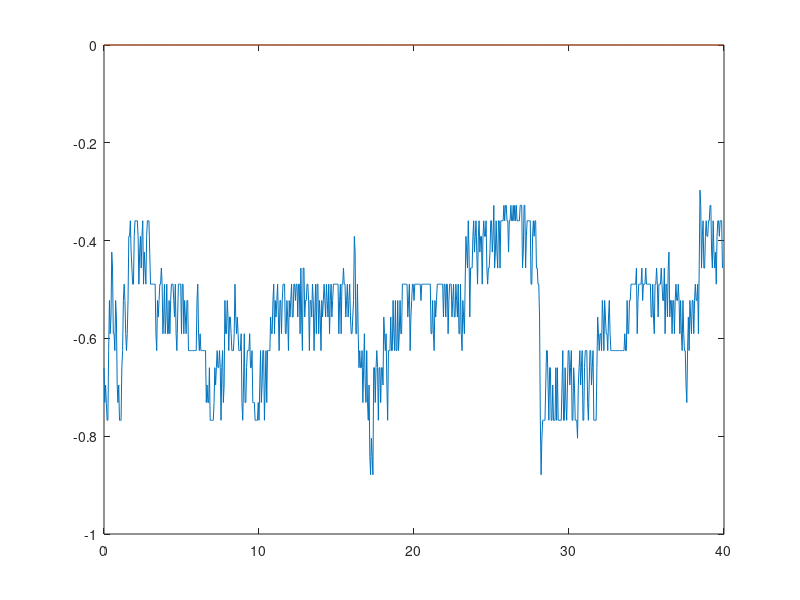

Recreate this plot in MATLAB.
pextARX=[-0.659933, 0.000000, 0.659933, -1.009007, 0.482546;
-0.731154, 0.000000, 0.731154, -0.837355, 0.462292;
-0.695328, 0.000000, 0.695328, -0.630874, 0.103066;
-0.731154, 0.000000, 0.731154, -0.680532, -0.038503;
-0.767418, 0.000000, 0.767418, -0.744194, -0.019482;
-0.767418, 0.000000, 0.767418, -0.733817, -0.013793;
-0.624955, 0.000000, 0.624955, -0.510217, -0.130111;
-0.522477, 0.000000, 0.522477, -0.413236, -0.195979;
-0.590393, 0.000000, 0.590393, -0.587459, -0.065784;
-0.556236, 0.000000, 0.556236, -0.527207, -0.017501;
-0.423526, 0.000000, 0.423526, -0.323733, -0.121170;
-0.456134, 0.000000, 0.456134, -0.430758, -0.083348;
-0.590393, 0.000000, 0.590393, -0.647035, 0.077536;
-0.590393, 0.000000, 0.590393, -0.585490, 0.074722;
-0.624955, 0.000000, 0.624955, -0.609682, 0.028461;
-0.522477, 0.000000, 0.522477, -0.435793, -0.082564;
-0.556236, 0.000000, 0.556236, -0.528408, -0.066141;
-0.695328, 0.000000, 0.695328, -0.747372, 0.079660;
-0.731154, 0.000000, 0.731154, -0.739196, 0.097309;
-0.695328, 0.000000, 0.695328, -0.640758, -0.005900;
-0.767418, 0.000000, 0.767418, -0.757449, 0.001058;
-0.767418, 0.000000, 0.767418, -0.736914, 0.001329;
-0.767418, 0.000000, 0.767418, -0.727169, -0.022554;
-0.659933, 0.000000, 0.659933, -0.561905, -0.112144;
-0.624955, 0.000000, 0.624955, -0.555377, -0.126856;
-0.522477, 0.000000, 0.522477, -0.434077, -0.143507;
-0.489111, 0.000000, 0.489111, -0.434363, -0.116353;
-0.522477, 0.000000, 0.522477, -0.515857, -0.029372;
-0.590393, 0.000000, 0.590393, -0.610269, 0.051188;
-0.624955, 0.000000, 0.624955, -0.625020, 0.057611;
-0.590393, 0.000000, 0.590393, -0.542389, -0.015480;
-0.522477, 0.000000, 0.522477, -0.446536, -0.095314;
-0.391298, 0.000000, 0.391298, -0.283268, -0.174071;
-0.391298, 0.000000, 0.391298, -0.354014, -0.116560;
-0.359434, 0.000000, 0.359434, -0.329863, -0.058403;
-0.423526, 0.000000, 0.423526, -0.440454, 0.019366;
-0.456134, 0.000000, 0.456134, -0.464251, 0.050393;
-0.489111, 0.000000, 0.489111, -0.487388, 0.040528;
-0.489111, 0.000000, 0.489111, -0.465714, 0.005666;
-0.391298, 0.000000, 0.391298, -0.311293, -0.090567;
-0.359434, 0.000000, 0.359434, -0.305666, -0.108454;
-0.359434, 0.000000, 0.359434, -0.338742, -0.054927;
-0.359434, 0.000000, 0.359434, -0.346120, -0.017223;
-0.359434, 0.000000, 0.359434, -0.343794, -0.009179;
-0.391298, 0.000000, 0.391298, -0.390172, 0.011301;
-0.489111, 0.000000, 0.489111, -0.525508, 0.076649;
-0.423526, 0.000000, 0.423526, -0.377883, 0.001527;
-0.391298, 0.000000, 0.391298, -0.338300, -0.069527;
-0.456134, 0.000000, 0.456134, -0.463034, -0.006639;
-0.391298, 0.000000, 0.391298, -0.346054, -0.031600;
-0.359434, 0.000000, 0.359434, -0.313002, -0.068867;
-0.489111, 0.000000, 0.489111, -0.534375, 0.047862;
-0.423526, 0.000000, 0.423526, -0.386512, 0.012248;
-0.456134, 0.000000, 0.456134, -0.439857, -0.012236;
-0.489111, 0.000000, 0.489111, -0.485515, 0.013048;
-0.391298, 0.000000, 0.391298, -0.319513, -0.067642;
-0.359434, 0.000000, 0.359434, -0.306017, -0.099220;
-0.359434, 0.000000, 0.359434, -0.337483, -0.054651;
-0.359434, 0.000000, 0.359434, -0.345483, -0.018690;
-0.423526, 0.000000, 0.423526, -0.441713, 0.036966;
-0.489111, 0.000000, 0.489111, -0.512554, 0.075720;
-0.489111, 0.000000, 0.489111, -0.472180, 0.034431;
-0.489111, 0.000000, 0.489111, -0.459467, -0.011933;
-0.489111, 0.000000, 0.489111, -0.460607, -0.026059;
-0.489111, 0.000000, 0.489111, -0.463323, -0.024533;
-0.489111, 0.000000, 0.489111, -0.464372, -0.021395;
-0.489111, 0.000000, 0.489111, -0.464384, -0.020220;
-0.590393, 0.000000, 0.590393, -0.619064, 0.053834;
-0.624955, 0.000000, 0.624955, -0.628768, 0.067801;
-0.522477, 0.000000, 0.522477, -0.438748, -0.060925;
-0.556236, 0.000000, 0.556236, -0.526468, -0.063012;
-0.522477, 0.000000, 0.522477, -0.481691, -0.049030;
-0.489111, 0.000000, 0.489111, -0.442298, -0.062323;
-0.489111, 0.000000, 0.489111, -0.460262, -0.045309;
-0.456134, 0.000000, 0.456134, -0.415707, -0.048773;
-0.489111, 0.000000, 0.489111, -0.479737, -0.014516;
-0.590393, 0.000000, 0.590393, -0.625440, 0.071608;
-0.556236, 0.000000, 0.556236, -0.523973, 0.024716;
-0.489111, 0.000000, 0.489111, -0.415971, -0.077575;
-0.590393, 0.000000, 0.590393, -0.605028, -0.001650;
-0.556236, 0.000000, 0.556236, -0.525621, 0.002019;
-0.489111, 0.000000, 0.489111, -0.420250, -0.075335;
-0.590393, 0.000000, 0.590393, -0.606704, 0.003294;
-0.590393, 0.000000, 0.590393, -0.577876, 0.028874;
-0.522477, 0.000000, 0.522477, -0.456468, -0.054674;
-0.590393, 0.000000, 0.590393, -0.586104, -0.017517;
-0.522477, 0.000000, 0.522477, -0.467508, -0.044448;
-0.489111, 0.000000, 0.489111, -0.434889, -0.078881;
-0.489111, 0.000000, 0.489111, -0.459314, -0.053689;
-0.489111, 0.000000, 0.489111, -0.466973, -0.025643;
-0.522477, 0.000000, 0.522477, -0.517283, 0.007262;
-0.556236, 0.000000, 0.556236, -0.553069, 0.027349;
-0.489111, 0.000000, 0.489111, -0.429316, -0.043775;
-0.590393, 0.000000, 0.590393, -0.606123, 0.013389;
-0.624955, 0.000000, 0.624955, -0.628888, 0.053328;
-0.556236, 0.000000, 0.556236, -0.492652, -0.035895;
-0.489111, 0.000000, 0.489111, -0.410515, -0.113138;
-0.489111, 0.000000, 0.489111, -0.453076, -0.081549;
-0.489111, 0.000000, 0.489111, -0.468320, -0.032502;
-0.489111, 0.000000, 0.489111, -0.467962, -0.015471;
-0.590393, 0.000000, 0.590393, -0.620023, 0.057929;
-0.489111, 0.000000, 0.489111, -0.420891, -0.030471;
-0.489111, 0.000000, 0.489111, -0.445235, -0.070655;
-0.590393, 0.000000, 0.590393, -0.617790, 0.032283;
-0.522477, 0.000000, 0.522477, -0.474805, -0.008306;
-0.556236, 0.000000, 0.556236, -0.535396, -0.021827;
-0.590393, 0.000000, 0.590393, -0.583401, 0.010428;
-0.522477, 0.000000, 0.522477, -0.461923, -0.047987;
-0.522477, 0.000000, 0.522477, -0.483810, -0.060929;
-0.624955, 0.000000, 0.624955, -0.652833, 0.039640;
-0.624955, 0.000000, 0.624955, -0.611146, 0.042391;
-0.624955, 0.000000, 0.624955, -0.591022, -0.006124;
-0.624955, 0.000000, 0.624955, -0.588992, -0.028838;
-0.624955, 0.000000, 0.624955, -0.591534, -0.030878;
-0.624955, 0.000000, 0.624955, -0.593050, -0.027892;
-0.624955, 0.000000, 0.624955, -0.593306, -0.026171;
-0.624955, 0.000000, 0.624955, -0.593162, -0.025897;
-0.624955, 0.000000, 0.624955, -0.593051, -0.026069;
-0.624955, 0.000000, 0.624955, -0.593026, -0.026195;
-0.624955, 0.000000, 0.624955, -0.593033, -0.026223;
-0.522477, 0.000000, 0.522477, -0.436357, -0.101147;
-0.489111, 0.000000, 0.489111, -0.428909, -0.114303;
-0.590393, 0.000000, 0.590393, -0.616805, 0.013918;
-0.624955, 0.000000, 0.624955, -0.633855, 0.065741;
-0.590393, 0.000000, 0.590393, -0.545311, -0.005320;
-0.624955, 0.000000, 0.624955, -0.603034, -0.017127;
-0.624955, 0.000000, 0.624955, -0.596364, -0.014713;
-0.624955, 0.000000, 0.624955, -0.592840, -0.022504;
-0.624955, 0.000000, 0.624955, -0.592376, -0.026491;
-0.624955, 0.000000, 0.624955, -0.592772, -0.026975;
-0.624955, 0.000000, 0.624955, -0.593033, -0.026508;
-0.624955, 0.000000, 0.624955, -0.593085, -0.026210;
-0.731154, 0.000000, 0.731154, -0.755437, 0.051500;
-0.695328, 0.000000, 0.695328, -0.655496, 0.013637;
-0.731154, 0.000000, 0.731154, -0.705956, -0.008597;
-0.731154, 0.000000, 0.731154, -0.696153, -0.016855;
-0.659933, 0.000000, 0.659933, -0.583899, -0.080215;
-0.767418, 0.000000, 0.767418, -0.778669, 0.002438;
-0.767418, 0.000000, 0.767418, -0.746730, 0.025986;
-0.767418, 0.000000, 0.767418, -0.728006, -0.011491;
-0.767418, 0.000000, 0.767418, -0.724935, -0.032732;
-0.767418, 0.000000, 0.767418, -0.726759, -0.036002;
-0.731154, 0.000000, 0.731154, -0.672679, -0.060351;
-0.659933, 0.000000, 0.659933, -0.579512, -0.106896;
-0.695328, 0.000000, 0.695328, -0.670487, -0.054997;
-0.659933, 0.000000, 0.659933, -0.614728, -0.042266;
-0.624955, 0.000000, 0.624955, -0.569568, -0.066419;
-0.659933, 0.000000, 0.659933, -0.641628, -0.027356;
-0.659933, 0.000000, 0.659933, -0.633460, -0.009773;
-0.624955, 0.000000, 0.624955, -0.573410, -0.045096;
-0.659933, 0.000000, 0.659933, -0.640157, -0.023190;
-0.767418, 0.000000, 0.767418, -0.796463, 0.067050;
-0.659933, 0.000000, 0.659933, -0.580837, -0.032833;
-0.624955, 0.000000, 0.624955, -0.552097, -0.105966;
-0.731154, 0.000000, 0.731154, -0.748363, 0.004966;
-0.695328, 0.000000, 0.695328, -0.659327, 0.006073;
-0.522477, 0.000000, 0.522477, -0.389875, -0.156621;
-0.590393, 0.000000, 0.590393, -0.570351, -0.093511;
-0.590393, 0.000000, 0.590393, -0.575621, -0.012027;
-0.522477, 0.000000, 0.522477, -0.461709, -0.056715;
-0.556236, 0.000000, 0.556236, -0.536670, -0.036370;
-0.624955, 0.000000, 0.624955, -0.639089, 0.037388;
-0.556236, 0.000000, 0.556236, -0.499930, -0.023807;
-0.556236, 0.000000, 0.556236, -0.514721, -0.055763;
-0.590393, 0.000000, 0.590393, -0.578863, -0.013133;
-0.624955, 0.000000, 0.624955, -0.620095, 0.022002;
-0.624955, 0.000000, 0.624955, -0.598394, 0.004571;
-0.624955, 0.000000, 0.624955, -0.590827, -0.020417;
-0.590393, 0.000000, 0.590393, -0.538260, -0.054135;
-0.489111, 0.000000, 0.489111, -0.399529, -0.123963;
-0.556236, 0.000000, 0.556236, -0.552185, -0.045088;
-0.590393, 0.000000, 0.590393, -0.594922, 0.030283;
-0.556236, 0.000000, 0.556236, -0.515922, -0.010187;
-0.590393, 0.000000, 0.590393, -0.572404, -0.012383;
-0.624955, 0.000000, 0.624955, -0.616927, 0.014479;
-0.624955, 0.000000, 0.624955, -0.598057, 0.000994;
-0.624955, 0.000000, 0.624955, -0.591219, -0.020759;
-0.590393, 0.000000, 0.590393, -0.538498, -0.053673;
-0.731154, 0.000000, 0.731154, -0.769643, 0.053290;
-0.767418, 0.000000, 0.767418, -0.772155, 0.082845;
-0.695328, 0.000000, 0.695328, -0.621033, -0.035443;
-0.590393, 0.000000, 0.590393, -0.482020, -0.150903;
-0.731154, 0.000000, 0.731154, -0.757943, -0.011008;
-0.731154, 0.000000, 0.731154, -0.721093, 0.043635;
-0.659933, 0.000000, 0.659933, -0.586359, -0.052071;
-0.624955, 0.000000, 0.624955, -0.557673, -0.099270;
-0.624955, 0.000000, 0.624955, -0.587592, -0.066298;
-0.624955, 0.000000, 0.624955, -0.596648, -0.031972;
-0.590393, 0.000000, 0.590393, -0.542793, -0.047200;
-0.659933, 0.000000, 0.659933, -0.661781, 0.006116;
-0.659933, 0.000000, 0.659933, -0.637823, 0.013187;
-0.624955, 0.000000, 0.624955, -0.571932, -0.040350;
-0.731154, 0.000000, 0.731154, -0.747621, 0.027102;
-0.731154, 0.000000, 0.731154, -0.710339, 0.031089;
-0.731154, 0.000000, 0.731154, -0.692106, -0.012322;
-0.767418, 0.000000, 0.767418, -0.745628, -0.006392;
-0.767418, 0.000000, 0.767418, -0.732477, -0.012311;
-0.767418, 0.000000, 0.767418, -0.727174, -0.027521;
-0.767418, 0.000000, 0.767418, -0.727014, -0.033472;
-0.731154, 0.000000, 0.731154, -0.672409, -0.060090;
-0.767418, 0.000000, 0.767418, -0.743685, -0.028619;
-0.695328, 0.000000, 0.695328, -0.624763, -0.066968;
-0.624955, 0.000000, 0.624955, -0.541486, -0.120844;
-0.731154, 0.000000, 0.731154, -0.745643, -0.007161;
-0.695328, 0.000000, 0.695328, -0.659911, 0.003080;
-0.624955, 0.000000, 0.624955, -0.547297, -0.080966;
-0.624955, 0.000000, 0.624955, -0.579867, -0.078625;
-0.767418, 0.000000, 0.767418, -0.812717, 0.063388;
-0.695328, 0.000000, 0.695328, -0.643202, 0.012003;
-0.624955, 0.000000, 0.624955, -0.538024, -0.100526;
-0.731154, 0.000000, 0.731154, -0.740874, -0.011477;
-0.624955, 0.000000, 0.624955, -0.550725, -0.053861;
-0.624955, 0.000000, 0.624955, -0.577308, -0.075022;
-0.624955, 0.000000, 0.624955, -0.593133, -0.043808;
-0.624955, 0.000000, 0.624955, -0.595799, -0.025848;
-0.556236, 0.000000, 0.556236, -0.489222, -0.073251;
-0.590393, 0.000000, 0.590393, -0.569509, -0.042537;
-0.590393, 0.000000, 0.590393, -0.567365, -0.013729;
-0.522477, 0.000000, 0.522477, -0.458069, -0.066292;
-0.489111, 0.000000, 0.489111, -0.433796, -0.089548;
-0.590393, 0.000000, 0.590393, -0.615297, 0.019249;
-0.522477, 0.000000, 0.522477, -0.475637, -0.011020;
-0.556236, 0.000000, 0.556236, -0.536207, -0.020822;
-0.522477, 0.000000, 0.522477, -0.479788, -0.038304;
-0.489111, 0.000000, 0.489111, -0.439745, -0.064688;
-0.556236, 0.000000, 0.556236, -0.562051, 0.000838;
-0.624955, 0.000000, 0.624955, -0.645347, 0.066375;
-0.522477, 0.000000, 0.522477, -0.446803, -0.041626;
-0.522477, 0.000000, 0.522477, -0.475683, -0.078604;
-0.590393, 0.000000, 0.590393, -0.598874, 0.005169;
-0.522477, 0.000000, 0.522477, -0.470046, -0.029919;
-0.489111, 0.000000, 0.489111, -0.433848, -0.076137;
-0.489111, 0.000000, 0.489111, -0.458399, -0.054940;
-0.489111, 0.000000, 0.489111, -0.466733, -0.026690;
-0.590393, 0.000000, 0.590393, -0.621172, 0.056659;
-0.590393, 0.000000, 0.590393, -0.576486, 0.044940;
-0.522477, 0.000000, 0.522477, -0.453334, -0.056520;
-0.556236, 0.000000, 0.556236, -0.532682, -0.046112;
-0.624955, 0.000000, 0.624955, -0.638706, 0.032889;
-0.522477, 0.000000, 0.522477, -0.448827, -0.048873;
-0.556236, 0.000000, 0.556236, -0.529373, -0.051462;
-0.522477, 0.000000, 0.522477, -0.481283, -0.045815;
-0.489111, 0.000000, 0.489111, -0.441610, -0.062843;
-0.556236, 0.000000, 0.556236, -0.562648, 0.002980;
-0.556236, 0.000000, 0.556236, -0.540230, 0.016791;
-0.489111, 0.000000, 0.489111, -0.424876, -0.058557;
-0.489111, 0.000000, 0.489111, -0.451448, -0.065623;
-0.522477, 0.000000, 0.522477, -0.516110, -0.010224;
-0.489111, 0.000000, 0.489111, -0.452581, -0.022848;
-0.489111, 0.000000, 0.489111, -0.459036, -0.033911;
-0.556236, 0.000000, 0.556236, -0.566422, 0.022834;
-0.489111, 0.000000, 0.489111, -0.436322, -0.028183;
-0.489111, 0.000000, 0.489111, -0.452175, -0.052743;
-0.590393, 0.000000, 0.590393, -0.618308, 0.040099;
-0.456134, 0.000000, 0.456134, -0.372409, -0.056325;
-0.556236, 0.000000, 0.556236, -0.563069, -0.015679;
-0.624955, 0.000000, 0.624955, -0.648374, 0.067794;
-0.456134, 0.000000, 0.456134, -0.346579, -0.086636;
-0.456134, 0.000000, 0.456134, -0.402484, -0.118483;
-0.556236, 0.000000, 0.556236, -0.586865, 0.020178;
-0.522477, 0.000000, 0.522477, -0.497408, 0.020025;
-0.522477, 0.000000, 0.522477, -0.490093, -0.020629;
-0.489111, 0.000000, 0.489111, -0.441890, -0.052956;
-0.489111, 0.000000, 0.489111, -0.458625, -0.045917;
-0.522477, 0.000000, 0.522477, -0.516463, -0.002157;
-0.624955, 0.000000, 0.624955, -0.659203, 0.076778;
-0.522477, 0.000000, 0.522477, -0.451747, -0.025660;
-0.522477, 0.000000, 0.522477, -0.475559, -0.073081;
-0.556236, 0.000000, 0.556236, -0.545738, -0.020031;
-0.489111, 0.000000, 0.489111, -0.433156, -0.051628;
-0.522477, 0.000000, 0.522477, -0.505308, -0.031694;
-0.624955, 0.000000, 0.624955, -0.658485, 0.064225;
-0.556236, 0.000000, 0.556236, -0.504959, -0.001632;
-0.489111, 0.000000, 0.489111, -0.411048, -0.099312;
-0.590393, 0.000000, 0.590393, -0.606052, -0.007067;
-0.489111, 0.000000, 0.489111, -0.424310, -0.045794;
-0.489111, 0.000000, 0.489111, -0.449213, -0.066461;
-0.590393, 0.000000, 0.590393, -0.619024, 0.036850;
-0.522477, 0.000000, 0.522477, -0.474684, -0.006937;
-0.556236, 0.000000, 0.556236, -0.535127, -0.021988;
-0.624955, 0.000000, 0.624955, -0.636142, 0.035389;
-0.522477, 0.000000, 0.522477, -0.447230, -0.051890;
-0.556236, 0.000000, 0.556236, -0.529084, -0.053276;
-0.522477, 0.000000, 0.522477, -0.481426, -0.046127;
-0.489111, 0.000000, 0.489111, -0.441725, -0.062673;
-0.522477, 0.000000, 0.522477, -0.511060, -0.021573;
-0.556236, 0.000000, 0.556236, -0.554574, 0.020523;
-0.489111, 0.000000, 0.489111, -0.431080, -0.041928;
-0.522477, 0.000000, 0.522477, -0.502831, -0.034247;
-0.556236, 0.000000, 0.556236, -0.552639, 0.011133;
-0.489111, 0.000000, 0.489111, -0.431613, -0.044045;
-0.590393, 0.000000, 0.590393, -0.607250, 0.016064;
-0.522477, 0.000000, 0.522477, -0.472325, -0.020333;
-0.489111, 0.000000, 0.489111, -0.433447, -0.073623;
-0.556236, 0.000000, 0.556236, -0.560452, -0.006359;
-0.522477, 0.000000, 0.522477, -0.489017, -0.010314;
-0.489111, 0.000000, 0.489111, -0.439791, -0.054354;
-0.489111, 0.000000, 0.489111, -0.457849, -0.048338;
-0.489111, 0.000000, 0.489111, -0.465455, -0.027424;
-0.489111, 0.000000, 0.489111, -0.465825, -0.018875;
-0.489111, 0.000000, 0.489111, -0.464682, -0.018566;
-0.489111, 0.000000, 0.489111, -0.464094, -0.019900;
-0.489111, 0.000000, 0.489111, -0.464022, -0.020565;
-0.590393, 0.000000, 0.590393, -0.618946, 0.053419;
-0.522477, 0.000000, 0.522477, -0.472093, -0.007262;
-0.489111, 0.000000, 0.489111, -0.431322, -0.074079;
-0.590393, 0.000000, 0.590393, -0.611743, 0.016152;
-0.489111, 0.000000, 0.489111, -0.423420, -0.039506;
-0.489111, 0.000000, 0.489111, -0.447823, -0.067587;
-0.456134, 0.000000, 0.456134, -0.413263, -0.062923;
-0.489111, 0.000000, 0.489111, -0.480763, -0.017157;
-0.489111, 0.000000, 0.489111, -0.471477, -0.001219;
-0.556236, 0.000000, 0.556236, -0.567261, 0.036837;
-0.522477, 0.000000, 0.522477, -0.485574, -0.003010;
-0.489111, 0.000000, 0.489111, -0.437038, -0.058461;
-0.556236, 0.000000, 0.556236, -0.559811, -0.002400;
-0.522477, 0.000000, 0.522477, -0.488103, -0.011116;
-0.489111, 0.000000, 0.489111, -0.439483, -0.055405;
-0.556236, 0.000000, 0.556236, -0.560496, 0.000401;
-0.590393, 0.000000, 0.590393, -0.591836, 0.039301;
-0.590393, 0.000000, 0.590393, -0.565298, 0.011073;
-0.556236, 0.000000, 0.556236, -0.504884, -0.044363;
-0.522477, 0.000000, 0.522477, -0.468616, -0.074395;
-0.391298, 0.000000, 0.391298, -0.290477, -0.148690;
-0.423526, 0.000000, 0.423526, -0.402784, -0.084971;
-0.590393, 0.000000, 0.590393, -0.667812, 0.106240;
-0.590393, 0.000000, 0.590393, -0.590883, 0.098475;
-0.489111, 0.000000, 0.489111, -0.400869, -0.064934;
-0.590393, 0.000000, 0.590393, -0.595942, -0.019392;
-0.659933, 0.000000, 0.659933, -0.682610, 0.067528;
-0.624955, 0.000000, 0.624955, -0.584720, 0.010962;
-0.659933, 0.000000, 0.659933, -0.636858, -0.010834;
-0.659933, 0.000000, 0.659933, -0.628659, -0.015554;
-0.624955, 0.000000, 0.624955, -0.572032, -0.050599;
-0.731154, 0.000000, 0.731154, -0.749248, 0.027363;
-0.659933, 0.000000, 0.659933, -0.602173, -0.019099;
-0.590393, 0.000000, 0.590393, -0.507219, -0.106620;
-0.695328, 0.000000, 0.695328, -0.708249, -0.008527;
-0.731154, 0.000000, 0.731154, -0.734303, 0.053064;
-0.624955, 0.000000, 0.624955, -0.537669, -0.062419;
-0.731154, 0.000000, 0.731154, -0.734831, -0.012431;
-0.767418, 0.000000, 0.767418, -0.765836, 0.043295;
-0.695328, 0.000000, 0.695328, -0.624144, -0.042230;
-0.841282, 0.000000, 0.841282, -0.868133, 0.036263;
-0.878902, 0.000000, 0.878902, -0.877804, 0.072401;
-0.804122, 0.000000, 0.804122, -0.723533, -0.042169;
-0.841282, 0.000000, 0.841282, -0.802499, -0.052392;
-0.878902, 0.000000, 0.878902, -0.860455, -0.002666;
-0.659933, 0.000000, 0.659933, -0.506448, -0.166709;
-0.659933, 0.000000, 0.659933, -0.591062, -0.164996;
-0.731154, 0.000000, 0.731154, -0.739679, -0.014544;
-0.659933, 0.000000, 0.659933, -0.604113, -0.029631;
-0.624955, 0.000000, 0.624955, -0.562603, -0.078943;
-0.659933, 0.000000, 0.659933, -0.640267, -0.035277;
-0.767418, 0.000000, 0.767418, -0.798379, 0.067351;
-0.659933, 0.000000, 0.659933, -0.581696, -0.030609;
-0.659933, 0.000000, 0.659933, -0.605639, -0.079423;
-0.731154, 0.000000, 0.731154, -0.733374, 0.001193;
-0.659933, 0.000000, 0.659933, -0.598707, -0.037187;
-0.659933, 0.000000, 0.659933, -0.614692, -0.059546;
-0.695328, 0.000000, 0.695328, -0.679813, -0.014758;
-0.556236, 0.000000, 0.556236, -0.454383, -0.107818;
-0.590393, 0.000000, 0.590393, -0.558374, -0.082561;
-0.624955, 0.000000, 0.624955, -0.621116, -0.000837;
-0.590393, 0.000000, 0.590393, -0.549556, -0.019187;
-0.695328, 0.000000, 0.695328, -0.714776, 0.039465;
-0.767418, 0.000000, 0.767418, -0.785435, 0.086490;
-0.624955, 0.000000, 0.624955, -0.519149, -0.071510;
-0.624955, 0.000000, 0.624955, -0.565107, -0.111493;
-0.624955, 0.000000, 0.624955, -0.592990, -0.057480;
-0.556236, 0.000000, 0.556236, -0.492771, -0.076068;
-0.624955, 0.000000, 0.624955, -0.624464, -0.013098;
-0.624955, 0.000000, 0.624955, -0.605871, 0.010150;
-0.522477, 0.000000, 0.522477, -0.436816, -0.086735;
-0.590393, 0.000000, 0.590393, -0.581760, -0.039916;
-0.624955, 0.000000, 0.624955, -0.625593, 0.025751;
-0.522477, 0.000000, 0.522477, -0.443731, -0.064020;
-0.624955, 0.000000, 0.624955, -0.634369, -0.006925;
-0.624955, 0.000000, 0.624955, -0.609600, 0.021581;
-0.522477, 0.000000, 0.522477, -0.436816, -0.082560;
-0.624955, 0.000000, 0.624955, -0.633959, -0.014703;
-0.590393, 0.000000, 0.590393, -0.557762, -0.004056;
-0.522477, 0.000000, 0.522477, -0.452040, -0.077597;
-0.590393, 0.000000, 0.590393, -0.587545, -0.022341;
-0.590393, 0.000000, 0.590393, -0.572775, 0.006959;
-0.489111, 0.000000, 0.489111, -0.406421, -0.084692;
-0.489111, 0.000000, 0.489111, -0.446757, -0.086713;
-0.489111, 0.000000, 0.489111, -0.466129, -0.039777;
-0.489111, 0.000000, 0.489111, -0.468049, -0.017915;
-0.489111, 0.000000, 0.489111, -0.465585, -0.015994;
-0.489111, 0.000000, 0.489111, -0.464124, -0.018886;
-0.489111, 0.000000, 0.489111, -0.463880, -0.020544;
-0.556236, 0.000000, 0.556236, -0.566650, 0.028278;
-0.522477, 0.000000, 0.522477, -0.486605, -0.003598;
-0.489111, 0.000000, 0.489111, -0.437616, -0.057253;
-0.624955, 0.000000, 0.624955, -0.664967, 0.048503;
-0.556236, 0.000000, 0.556236, -0.510446, 0.006129;
-0.522477, 0.000000, 0.522477, -0.463459, -0.068644;
-0.489111, 0.000000, 0.489111, -0.436706, -0.083247;
-0.489111, 0.000000, 0.489111, -0.460845, -0.051515;
-0.522477, 0.000000, 0.522477, -0.518376, 0.000504;
-0.489111, 0.000000, 0.489111, -0.451997, -0.020365;
-0.489111, 0.000000, 0.489111, -0.458377, -0.034626;
-0.489111, 0.000000, 0.489111, -0.463591, -0.027004;
-0.489111, 0.000000, 0.489111, -0.464879, -0.021049;
-0.489111, 0.000000, 0.489111, -0.464570, -0.019635;
-0.489111, 0.000000, 0.489111, -0.464206, -0.020015;
-0.489111, 0.000000, 0.489111, -0.464093, -0.020432;
-0.489111, 0.000000, 0.489111, -0.464103, -0.020559;
-0.522477, 0.000000, 0.522477, -0.515143, 0.003853;
-0.489111, 0.000000, 0.489111, -0.449953, -0.024173;
-0.489111, 0.000000, 0.489111, -0.457998, -0.036948;
-0.489111, 0.000000, 0.489111, -0.463770, -0.027411;
-0.489111, 0.000000, 0.489111, -0.465027, -0.020836;
-0.489111, 0.000000, 0.489111, -0.464607, -0.019467;
-0.489111, 0.000000, 0.489111, -0.464198, -0.019974;
-0.489111, 0.000000, 0.489111, -0.464082, -0.020443;
-0.489111, 0.000000, 0.489111, -0.464100, -0.020571;
-0.489111, 0.000000, 0.489111, -0.464128, -0.020548;
-0.489111, 0.000000, 0.489111, -0.464138, -0.020516;
-0.489111, 0.000000, 0.489111, -0.464138, -0.020504;
-0.489111, 0.000000, 0.489111, -0.464136, -0.020505;
-0.590393, 0.000000, 0.590393, -0.618991, 0.053551;
-0.590393, 0.000000, 0.590393, -0.575934, 0.042449;
-0.522477, 0.000000, 0.522477, -0.453457, -0.057126;
-0.590393, 0.000000, 0.590393, -0.585059, -0.020983;
-0.624955, 0.000000, 0.624955, -0.624233, 0.029319;
-0.522477, 0.000000, 0.522477, -0.442538, -0.065652;
-0.556236, 0.000000, 0.556236, -0.528988, -0.058537;
-0.522477, 0.000000, 0.522477, -0.482192, -0.046163;
-0.489111, 0.000000, 0.489111, -0.442093, -0.061781;
-0.489111, 0.000000, 0.489111, -0.460082, -0.045556;
-0.489111, 0.000000, 0.489111, -0.466081, -0.024866;
-0.489111, 0.000000, 0.489111, -0.465727, -0.018183;
-0.489111, 0.000000, 0.489111, -0.464529, -0.018690;
-0.489111, 0.000000, 0.489111, -0.464041, -0.020076;
-0.489111, 0.000000, 0.489111, -0.464024, -0.020624;
-0.489111, 0.000000, 0.489111, -0.464100, -0.020636;
-0.556236, 0.000000, 0.556236, -0.566769, 0.028536;
-0.489111, 0.000000, 0.489111, -0.435607, -0.027861;
-0.489111, 0.000000, 0.489111, -0.451787, -0.053580;
-0.556236, 0.000000, 0.556236, -0.566029, 0.014683;
-0.489111, 0.000000, 0.489111, -0.437393, -0.028525;
-0.489111, 0.000000, 0.489111, -0.452733, -0.051493;
-0.590393, 0.000000, 0.590393, -0.618380, 0.040731;
-0.522477, 0.000000, 0.522477, -0.473781, -0.007740;
-0.489111, 0.000000, 0.489111, -0.432194, -0.072108;
-0.489111, 0.000000, 0.489111, -0.456996, -0.056920;
-0.489111, 0.000000, 0.489111, -0.466375, -0.028294;
-0.556236, 0.000000, 0.556236, -0.569025, 0.031289;
-0.522477, 0.000000, 0.522477, -0.487263, -0.000880;
-0.489111, 0.000000, 0.489111, -0.437508, -0.056527;
-0.556236, 0.000000, 0.556236, -0.559735, -0.001880;
-0.556236, 0.000000, 0.556236, -0.539603, 0.013473;
-0.489111, 0.000000, 0.489111, -0.425091, -0.059239;
-0.522477, 0.000000, 0.522477, -0.502670, -0.040965;
-0.556236, 0.000000, 0.556236, -0.553599, 0.011041;
-0.489111, 0.000000, 0.489111, -0.432081, -0.042928;
-0.590393, 0.000000, 0.590393, -0.607299, 0.016592;
-0.590393, 0.000000, 0.590393, -0.576107, 0.029378;
-0.489111, 0.000000, 0.489111, -0.404540, -0.081135;
-0.590393, 0.000000, 0.590393, -0.600174, -0.014894;
-0.624955, 0.000000, 0.624955, -0.630438, 0.046810;
-0.522477, 0.000000, 0.522477, -0.442773, -0.058686;
-0.556236, 0.000000, 0.556236, -0.528025, -0.058362;
-0.590393, 0.000000, 0.590393, -0.585551, 0.002375;
-0.489111, 0.000000, 0.489111, -0.413166, -0.069770;
-0.391298, 0.000000, 0.391298, -0.298091, -0.150603;
-0.423526, 0.000000, 0.423526, -0.406677, -0.076090;
-0.456134, 0.000000, 0.456134, -0.463006, 0.012470;
-0.359434, 0.000000, 0.359434, -0.294377, -0.055202;
-0.423526, 0.000000, 0.423526, -0.423190, -0.021948;
-0.556236, 0.000000, 0.556236, -0.615514, 0.104099;
-0.456134, 0.000000, 0.456134, -0.396572, 0.003638;
-0.456134, 0.000000, 0.456134, -0.412192, -0.061627;
-0.456134, 0.000000, 0.456134, -0.429635, -0.042536;
-0.391298, 0.000000, 0.391298, -0.335805, -0.069930;
-0.359434, 0.000000, 0.359434, -0.314068, -0.080243;
-0.423526, 0.000000, 0.423526, -0.436357, 0.001307;
-0.391298, 0.000000, 0.391298, -0.365968, -0.001524;
-0.359434, 0.000000, 0.359434, -0.317776, -0.046137;
-0.423526, 0.000000, 0.423526, -0.432851, 0.005135;
-0.489111, 0.000000, 0.489111, -0.513273, 0.065867;
-0.391298, 0.000000, 0.391298, -0.324488, -0.036113;
-0.359434, 0.000000, 0.359434, -0.303506, -0.093884;
-0.423526, 0.000000, 0.423526, -0.433468, -0.010782;
-0.391298, 0.000000, 0.391298, -0.366467, -0.004711;
-0.391298, 0.000000, 0.391298, -0.367222, -0.022213;
-0.489111, 0.000000, 0.489111, -0.519828, 0.050436;
-0.391298, 0.000000, 0.391298, -0.329965, -0.028271;
-0.359434, 0.000000, 0.359434, -0.304886, -0.087626;
-0.391298, 0.000000, 0.391298, -0.383880, -0.032832;
-0.391298, 0.000000, 0.391298, -0.379786, -0.001564;
-0.359434, 0.000000, 0.359434, -0.324313, -0.030068;
-0.456134, 0.000000, 0.456134, -0.483317, 0.036350;
-0.489111, 0.000000, 0.489111, -0.498563, 0.062899;
-0.456134, 0.000000, 0.456134, -0.417125, -0.005769;
-0.456134, 0.000000, 0.456134, -0.423355, -0.037593;
-0.423526, 0.000000, 0.423526, -0.381350, -0.053738;
-0.359434, 0.000000, 0.359434, -0.299742, -0.088009;
-0.359434, 0.000000, 0.359434, -0.332790, -0.062108;
-0.423526, 0.000000, 0.423526, -0.442408, 0.022821;
-0.391298, 0.000000, 0.391298, -0.365511, 0.005208;
-0.327925, 0.000000, 0.327925, -0.268347, -0.069803;
-0.456134, 0.000000, 0.456134, -0.495605, 0.030982;
-0.423526, 0.000000, 0.423526, -0.404921, 0.029308;
-0.359434, 0.000000, 0.359434, -0.298077, -0.061777;
-0.423526, 0.000000, 0.423526, -0.425953, -0.017552;
-0.456134, 0.000000, 0.456134, -0.463089, 0.034054;
-0.359434, 0.000000, 0.359434, -0.291088, -0.055412;
-0.359434, 0.000000, 0.359434, -0.323675, -0.072634;
-0.456134, 0.000000, 0.456134, -0.489578, 0.036213;
-0.359434, 0.000000, 0.359434, -0.303273, -0.024638;
-0.359434, 0.000000, 0.359434, -0.324689, -0.058901;
-0.359434, 0.000000, 0.359434, -0.340091, -0.033510;
-0.359434, 0.000000, 0.359434, -0.343456, -0.015959;
-0.327925, 0.000000, 0.327925, -0.294164, -0.035335;
-0.359434, 0.000000, 0.359434, -0.354642, -0.010192;
-0.327925, 0.000000, 0.327925, -0.298561, -0.022408;
-0.327925, 0.000000, 0.327925, -0.306552, -0.028301;
-0.359434, 0.000000, 0.359434, -0.359412, 0.004114;
-0.359434, 0.000000, 0.359434, -0.346785, 0.005975;
-0.423526, 0.000000, 0.423526, -0.438525, 0.038130;
-0.359434, 0.000000, 0.359434, -0.312597, -0.022824;
-0.359434, 0.000000, 0.359434, -0.328815, -0.048084;
-0.327925, 0.000000, 0.327925, -0.292198, -0.051904;
-0.359434, 0.000000, 0.359434, -0.356268, -0.012242;
-0.359434, 0.000000, 0.359434, -0.347821, 0.002551;
-0.327925, 0.000000, 0.327925, -0.293374, -0.030520;
-0.359434, 0.000000, 0.359434, -0.353526, -0.011180;
-0.327925, 0.000000, 0.327925, -0.298186, -0.023692;
-0.359434, 0.000000, 0.359434, -0.354748, -0.005680;
-0.327925, 0.000000, 0.327925, -0.297916, -0.022349;
-0.359434, 0.000000, 0.359434, -0.354413, -0.006013;
-0.359434, 0.000000, 0.359434, -0.345984, 0.000306;
-0.359434, 0.000000, 0.359434, -0.341027, -0.009586;
-0.359434, 0.000000, 0.359434, -0.340209, -0.015210;
-0.327925, 0.000000, 0.327925, -0.292515, -0.039121;
-0.327925, 0.000000, 0.327925, -0.306271, -0.035095;
-0.327925, 0.000000, 0.327925, -0.312151, -0.019156;
-0.456134, 0.000000, 0.456134, -0.508497, 0.081203;
-0.423526, 0.000000, 0.423526, -0.403271, 0.043587;
-0.327925, 0.000000, 0.327925, -0.246920, -0.086938;
-0.327925, 0.000000, 0.327925, -0.292096, -0.087439;
-0.456134, 0.000000, 0.456134, -0.509547, 0.058851;
-0.391298, 0.000000, 0.391298, -0.357938, 0.021560;
-0.359434, 0.000000, 0.359434, -0.310423, -0.055803;
-0.359434, 0.000000, 0.359434, -0.332872, -0.050144;
-0.359434, 0.000000, 0.359434, -0.342608, -0.024118;
-0.359434, 0.000000, 0.359434, -0.343197, -0.013165;
-0.359434, 0.000000, 0.359434, -0.341787, -0.012635;
-0.489111, 0.000000, 0.489111, -0.539309, 0.080538;
-0.489111, 0.000000, 0.489111, -0.484082, 0.065478;
-0.391298, 0.000000, 0.391298, -0.310752, -0.070055;
-0.359434, 0.000000, 0.359434, -0.302248, -0.109375;
-0.391298, 0.000000, 0.391298, -0.385986, -0.035590;
-0.359434, 0.000000, 0.359434, -0.332489, -0.022374;
-0.359434, 0.000000, 0.359434, -0.338146, -0.024958;
-0.456134, 0.000000, 0.456134, -0.489067, 0.052366;
-0.456134, 0.000000, 0.456134, -0.448390, 0.045244;
-0.489111, 0.000000, 0.489111, -0.480686, 0.022156;
-0.489111, 0.000000, 0.489111, -0.465379, -0.001867;
-0.556236, 0.000000, 0.556236, -0.564479, 0.029756;
-0.767418, 0.000000, 0.767418, -0.859855, 0.172959;
-0.878902, 0.000000, 0.878902, -0.929261, 0.199495;
-0.804122, 0.000000, 0.804122, -0.728255, 0.015865;
-0.767418, 0.000000, 0.767418, -0.682849, -0.101735;
-0.767418, 0.000000, 0.767418, -0.717508, -0.083964;
-0.767418, 0.000000, 0.767418, -0.731148, -0.043911;
-0.767418, 0.000000, 0.767418, -0.731418, -0.028618;
-0.695328, 0.000000, 0.695328, -0.618966, -0.081233;
-0.624955, 0.000000, 0.624955, -0.540946, -0.127383;
-0.624955, 0.000000, 0.624955, -0.584022, -0.085350;
-0.695328, 0.000000, 0.695328, -0.705496, 0.015604;
-0.767418, 0.000000, 0.767418, -0.784728, 0.076037;
-0.659933, 0.000000, 0.659933, -0.573906, -0.046606;
-0.659933, 0.000000, 0.659933, -0.604424, -0.088255;
-0.767418, 0.000000, 0.767418, -0.789608, 0.026421;
-0.767418, 0.000000, 0.767418, -0.748202, 0.038366;
-0.695328, 0.000000, 0.695328, -0.616571, -0.062667;
-0.767418, 0.000000, 0.767418, -0.754771, -0.026264;
-0.767418, 0.000000, 0.767418, -0.739861, -0.001397;
-0.767418, 0.000000, 0.767418, -0.728981, -0.019089;
-0.659933, 0.000000, 0.659933, -0.562227, -0.110084;
-0.767418, 0.000000, 0.767418, -0.773032, -0.022340;
-0.659933, 0.000000, 0.659933, -0.583546, -0.058811;
-0.767418, 0.000000, 0.767418, -0.775202, 0.001725;
-0.767418, 0.000000, 0.767418, -0.745201, 0.021965;
-0.767418, 0.000000, 0.767418, -0.727903, -0.013211;
-0.767418, 0.000000, 0.767418, -0.725152, -0.032828;
-0.767418, 0.000000, 0.767418, -0.726876, -0.035748;
-0.695328, 0.000000, 0.695328, -0.617919, -0.086415;
-0.624955, 0.000000, 0.624955, -0.541250, -0.128529;
-0.767418, 0.000000, 0.767418, -0.802162, 0.019190;
-0.767418, 0.000000, 0.767418, -0.755249, 0.053069;
-0.659933, 0.000000, 0.659933, -0.563516, -0.080561;
-0.731154, 0.000000, 0.731154, -0.713644, -0.047777;
-0.767418, 0.000000, 0.767418, -0.761272, 0.019157;
-0.695328, 0.000000, 0.695328, -0.625709, -0.047194;
-0.624955, 0.000000, 0.624955, -0.538884, -0.120027;
-0.624955, 0.000000, 0.624955, -0.581913, -0.087852;
-0.695328, 0.000000, 0.695328, -0.704886, 0.013188;
-0.659933, 0.000000, 0.659933, -0.620471, -0.003232;
-0.624955, 0.000000, 0.624955, -0.566264, -0.060295;
-0.767418, 0.000000, 0.767418, -0.803463, 0.047308;
-0.767418, 0.000000, 0.767418, -0.751529, 0.054181;
-0.659933, 0.000000, 0.659933, -0.561586, -0.084905;
-0.695328, 0.000000, 0.695328, -0.658625, -0.076157;
-0.767418, 0.000000, 0.767418, -0.776725, 0.022833;
-0.767418, 0.000000, 0.767418, -0.742667, 0.023436;
-0.767418, 0.000000, 0.767418, -0.726479, -0.016179;
-0.804122, 0.000000, 0.804122, -0.781055, -0.007605;
-0.695328, 0.000000, 0.695328, -0.601198, -0.092712;
-0.659933, 0.000000, 0.659933, -0.587798, -0.122309;
-0.624955, 0.000000, 0.624955, -0.569181, -0.096599;
-0.695328, 0.000000, 0.695328, -0.700217, -0.001494;
-0.659933, 0.000000, 0.659933, -0.620529, -0.008452;
-0.624955, 0.000000, 0.624955, -0.567096, -0.060153;
-0.767418, 0.000000, 0.767418, -0.803834, 0.048275;
-0.767418, 0.000000, 0.767418, -0.751555, 0.054599;
-0.659933, 0.000000, 0.659933, -0.561534, -0.084880;
-0.624955, 0.000000, 0.624955, -0.550999, -0.127675;
-0.624955, 0.000000, 0.624955, -0.588817, -0.073655;
-0.624955, 0.000000, 0.624955, -0.598362, -0.030442;
-0.731154, 0.000000, 0.731154, -0.758583, 0.057696;
-0.767418, 0.000000, 0.767418, -0.766249, 0.069921;
-0.695328, 0.000000, 0.695328, -0.620234, -0.042128;
-0.624955, 0.000000, 0.624955, -0.535516, -0.126466;
-0.624955, 0.000000, 0.624955, -0.581314, -0.091679;
-0.695328, 0.000000, 0.695328, -0.705192, 0.012546;
-0.659933, 0.000000, 0.659933, -0.620716, -0.002866;
-0.624955, 0.000000, 0.624955, -0.566323, -0.060016;
-0.767418, 0.000000, 0.767418, -0.803447, 0.047373;
-0.767418, 0.000000, 0.767418, -0.751512, 0.054163;
-0.767418, 0.000000, 0.767418, -0.725921, -0.006330;
-0.767418, 0.000000, 0.767418, -0.723154, -0.035230;
-0.659933, 0.000000, 0.659933, -0.561962, -0.116632;
-0.556236, 0.000000, 0.556236, -0.451028, -0.176974;
-0.590393, 0.000000, 0.590393, -0.567451, -0.085479;
-0.624955, 0.000000, 0.624955, -0.625856, 0.009759;
-0.590393, 0.000000, 0.590393, -0.550162, -0.013826;
-0.590393, 0.000000, 0.590393, -0.553795, -0.036636;
-0.624955, 0.000000, 0.624955, -0.611872, -0.006816;
-0.522477, 0.000000, 0.522477, -0.442267, -0.079514;
-0.556236, 0.000000, 0.556236, -0.530997, -0.058654;
-0.624955, 0.000000, 0.624955, -0.639844, 0.031108;
-0.522477, 0.000000, 0.522477, -0.449639, -0.047525;
-0.556236, 0.000000, 0.556236, -0.529549, -0.050535;
-0.590393, 0.000000, 0.590393, -0.585064, 0.004037;
-0.590393, 0.000000, 0.590393, -0.567535, 0.003699;
-0.624955, 0.000000, 0.624955, -0.612147, 0.008590;
-0.556236, 0.000000, 0.556236, -0.491638, -0.054730;
-0.522477, 0.000000, 0.522477, -0.463954, -0.089652;
-0.590393, 0.000000, 0.590393, -0.595034, -0.008315;
-0.624955, 0.000000, 0.624955, -0.626994, 0.040741;
-0.624955, 0.000000, 0.624955, -0.598766, 0.012330;
-0.624955, 0.000000, 0.624955, -0.589806, -0.020094;
-0.624955, 0.000000, 0.624955, -0.590571, -0.030054;
-0.624955, 0.000000, 0.624955, -0.592468, -0.029023;
-0.624955, 0.000000, 0.624955, -0.593205, -0.026832;
-0.624955, 0.000000, 0.624955, -0.593216, -0.026005;
-0.624955, 0.000000, 0.624955, -0.593094, -0.026003;
-0.624955, 0.000000, 0.624955, -0.593036, -0.026146;
-0.624955, 0.000000, 0.624955, -0.593030, -0.026212;
-0.624955, 0.000000, 0.624955, -0.593038, -0.026218;
-0.624955, 0.000000, 0.624955, -0.593042, -0.026208;
-0.624955, 0.000000, 0.624955, -0.593043, -0.026204;
-0.624955, 0.000000, 0.624955, -0.593042, -0.026203;
-0.624955, 0.000000, 0.624955, -0.593042, -0.026204;
-0.624955, 0.000000, 0.624955, -0.593042, -0.026205;
-0.624955, 0.000000, 0.624955, -0.593042, -0.026204;
-0.624955, 0.000000, 0.624955, -0.593042, -0.026204;
-0.590393, 0.000000, 0.590393, -0.540199, -0.051476;
-0.624955, 0.000000, 0.624955, -0.607735, -0.022415;
-0.624955, 0.000000, 0.624955, -0.599401, -0.009171;
-0.522477, 0.000000, 0.522477, -0.436737, -0.093983;
-0.590393, 0.000000, 0.590393, -0.582840, -0.039903;
-0.590393, 0.000000, 0.590393, -0.573259, 0.001737;
-0.522477, 0.000000, 0.522477, -0.458470, -0.059658;
-0.522477, 0.000000, 0.522477, -0.483977, -0.064779;
-0.489111, 0.000000, 0.489111, -0.445806, -0.059440;
-0.489111, 0.000000, 0.489111, -0.461476, -0.041270;
-0.489111, 0.000000, 0.489111, -0.466079, -0.023305;
-0.489111, 0.000000, 0.489111, -0.465485, -0.018207;
-0.489111, 0.000000, 0.489111, -0.464418, -0.018970;
-0.489111, 0.000000, 0.489111, -0.464032, -0.020201;
-0.489111, 0.000000, 0.489111, -0.464039, -0.020633;
-0.456134, 0.000000, 0.456134, -0.413688, -0.044732;
-0.590393, 0.000000, 0.590393, -0.633015, 0.057137;
-0.522477, 0.000000, 0.522477, -0.478168, 0.009045;
-0.489111, 0.000000, 0.489111, -0.431679, -0.067245;
-0.489111, 0.000000, 0.489111, -0.456003, -0.057588;
-0.489111, 0.000000, 0.489111, -0.466009, -0.029439;
-0.489111, 0.000000, 0.489111, -0.466398, -0.018203;
-0.456134, 0.000000, 0.456134, -0.414428, -0.042023;
-0.522477, 0.000000, 0.522477, -0.529106, 0.008297;
-0.489111, 0.000000, 0.489111, -0.455867, -0.007998;
-0.489111, 0.000000, 0.489111, -0.458299, -0.030301;
-0.489111, 0.000000, 0.489111, -0.462887, -0.027156;
-0.456134, 0.000000, 0.456134, -0.414149, -0.045978;
-0.489111, 0.000000, 0.489111, -0.478569, -0.016368;
-0.489111, 0.000000, 0.489111, -0.470318, -0.003781;
-0.489111, 0.000000, 0.489111, -0.464478, -0.013556;
-0.489111, 0.000000, 0.489111, -0.463225, -0.020207;
-0.489111, 0.000000, 0.489111, -0.463659, -0.021570;
-0.489111, 0.000000, 0.489111, -0.464074, -0.021047;
-0.556236, 0.000000, 0.556236, -0.566820, 0.028510;
-0.556236, 0.000000, 0.556236, -0.538265, 0.021280;
-0.489111, 0.000000, 0.489111, -0.423256, -0.060905;
-0.556236, 0.000000, 0.556236, -0.553675, -0.018392;
-0.590393, 0.000000, 0.590393, -0.591510, 0.031636;
-0.489111, 0.000000, 0.489111, -0.411471, -0.063256;
-0.489111, 0.000000, 0.489111, -0.445838, -0.081145;
-0.456134, 0.000000, 0.456134, -0.414416, -0.065039;
-0.489111, 0.000000, 0.489111, -0.481634, -0.015787;
-0.556236, 0.000000, 0.556236, -0.574307, 0.048856;
-0.489111, 0.000000, 0.489111, -0.436037, -0.019382;
-0.489111, 0.000000, 0.489111, -0.450683, -0.053200;
-0.489111, 0.000000, 0.489111, -0.462818, -0.035688;
-0.456134, 0.000000, 0.456134, -0.415432, -0.045937;
-0.489111, 0.000000, 0.489111, -0.479169, -0.014877;
-0.522477, 0.000000, 0.522477, -0.521386, 0.021292;
-0.522477, 0.000000, 0.522477, -0.501230, 0.007237;
-0.456134, 0.000000, 0.456134, -0.392435, -0.064514;
-0.590393, 0.000000, 0.590393, -0.626021, 0.032701;
-0.489111, 0.000000, 0.489111, -0.427615, -0.023138;
-0.489111, 0.000000, 0.489111, -0.447282, -0.062940;
-0.556236, 0.000000, 0.556236, -0.565343, 0.009578;
-0.456134, 0.000000, 0.456134, -0.387435, -0.053363;
-0.423526, 0.000000, 0.423526, -0.366807, -0.095285;
-0.556236, 0.000000, 0.556236, -0.600175, 0.039572;
-0.522477, 0.000000, 0.522477, -0.500707, 0.035228;
-0.522477, 0.000000, 0.522477, -0.489309, -0.017009;
-0.590393, 0.000000, 0.590393, -0.595816, 0.020139;
-0.522477, 0.000000, 0.522477, -0.466293, -0.033688;
-0.522477, 0.000000, 0.522477, -0.483670, -0.056051;
-0.590393, 0.000000, 0.590393, -0.599171, 0.014136;
-0.522477, 0.000000, 0.522477, -0.468804, -0.029701;
-0.489111, 0.000000, 0.489111, -0.433228, -0.077585;
-0.522477, 0.000000, 0.522477, -0.509343, -0.031244;
-0.522477, 0.000000, 0.522477, -0.503638, -0.006021;
-0.489111, 0.000000, 0.489111, -0.446039, -0.037411;
-0.522477, 0.000000, 0.522477, -0.509204, -0.016915;
-0.590393, 0.000000, 0.590393, -0.605204, 0.043274;
-0.522477, 0.000000, 0.522477, -0.467163, -0.023099;
-0.590393, 0.000000, 0.590393, -0.586290, -0.005529;
-0.624955, 0.000000, 0.624955, -0.622432, 0.030531;
-0.522477, 0.000000, 0.522477, -0.441500, -0.067765;
-0.590393, 0.000000, 0.590393, -0.581048, -0.034738;
-0.624955, 0.000000, 0.624955, -0.624459, 0.024851;
-0.624955, 0.000000, 0.624955, -0.600018, 0.009606;
-0.695328, 0.000000, 0.695328, -0.698415, 0.032856;
-0.731154, 0.000000, 0.731154, -0.723276, 0.041040;
-0.624955, 0.000000, 0.624955, -0.534311, -0.075073;
-0.556236, 0.000000, 0.556236, -0.467753, -0.144057;
-0.624955, 0.000000, 0.624955, -0.623123, -0.041227;
-0.522477, 0.000000, 0.522477, -0.452890, -0.065942;
-0.556236, 0.000000, 0.556236, -0.533925, -0.046494;
-0.590393, 0.000000, 0.590393, -0.586509, 0.009068;
-0.522477, 0.000000, 0.522477, -0.463601, -0.044353;
-0.522477, 0.000000, 0.522477, -0.484043, -0.059029;
-0.590393, 0.000000, 0.590393, -0.599807, 0.014611;
-0.522477, 0.000000, 0.522477, -0.469031, -0.028969;
-0.489111, 0.000000, 0.489111, -0.433222, -0.077331;
-0.522477, 0.000000, 0.522477, -0.509302, -0.031253;
-0.522477, 0.000000, 0.522477, -0.503620, -0.006070;
-0.489111, 0.000000, 0.489111, -0.446038, -0.037432;
-0.590393, 0.000000, 0.590393, -0.613048, 0.032745;
-0.456134, 0.000000, 0.456134, -0.371056, -0.062339;
-0.296775, 0.000000, 0.296775, -0.166655, -0.206886;
-0.327925, 0.000000, 0.327925, -0.304895, -0.120600;
-0.456134, 0.000000, 0.456134, -0.520708, 0.074206;
-0.391298, 0.000000, 0.391298, -0.360845, 0.034323;
-0.359434, 0.000000, 0.359434, -0.309829, -0.052603;
-0.456134, 0.000000, 0.456134, -0.479947, 0.019827;
-0.456134, 0.000000, 0.456134, -0.449097, 0.035100;
-0.391298, 0.000000, 0.391298, -0.333032, -0.048400;
-0.359434, 0.000000, 0.359434, -0.309439, -0.083772;
-0.391298, 0.000000, 0.391298, -0.385437, -0.027592;
-0.391298, 0.000000, 0.391298, -0.379714, 0.000173;
-0.359434, 0.000000, 0.359434, -0.324011, -0.030175;
-0.359434, 0.000000, 0.359434, -0.335342, -0.034706;
-0.327925, 0.000000, 0.327925, -0.293220, -0.044504;
-0.327925, 0.000000, 0.327925, -0.307434, -0.034199;
-0.423526, 0.000000, 0.423526, -0.458732, 0.052089;
-0.456134, 0.000000, 0.456134, -0.467844, 0.071184;
-0.359434, 0.000000, 0.359434, -0.287610, -0.050411;
-0.423526, 0.000000, 0.423526, -0.419254, -0.029885;
-0.456134, 0.000000, 0.456134, -0.461825, 0.026438;
-0.423526, 0.000000, 0.423526, -0.389659, -0.009909;
-0.489111, 0.000000, 0.489111, -0.495181, 0.015852;
-0.391298, 0.000000, 0.391298, -0.323649, -0.056443;
-0.359434, 0.000000, 0.359434, -0.306244, -0.094571;
-0.359434, 0.000000, 0.359434, -0.336874, -0.054453;
-0.391298, 0.000000, 0.391298, -0.393882, 0.003896;
-0.359434, 0.000000, 0.359434, -0.330132, -0.013752;
-0.359434, 0.000000, 0.359434, -0.335703, -0.027821;
-0.359434, 0.000000, 0.359434, -0.340505, -0.021143;
-0.456134, 0.000000, 0.456134, -0.489593, 0.055053;

];


close all
t=0:0.05:39.9;
plot(t,pextARX(1:length(t),1))
hold on
plot(t,pextARX(1:length(t),2))